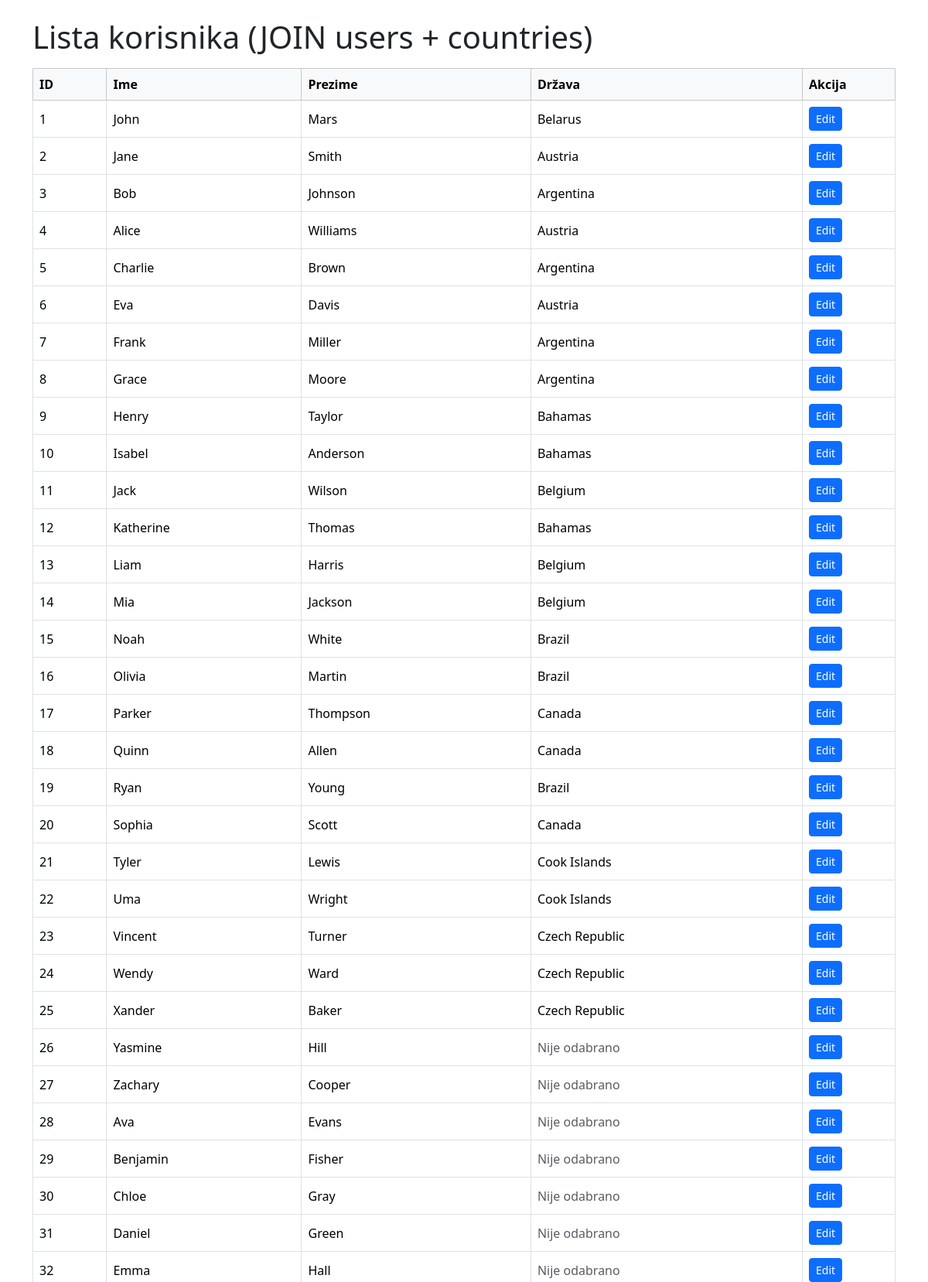
The app's page /vjezba18/vjezba18.php (upper part) with its own data.
### tables this page shows
CREATE TABLE `users` (
  `id` int(11) NOT NULL,
  `user_firstname` varchar(255) NOT NULL,
  `user_lastname` varchar(255) NOT NULL,
  `country_code` varchar(2) NOT NULL
);

CREATE TABLE `countries` (
  `country_code` varchar(2) NOT NULL DEFAULT '',
  `country_name` varchar(100) NOT NULL DEFAULT ''
);

### vjezba18/vjezba18.php (the view, shortened to what this page needs)
<?php
$MySQL = mysqli_connect("localhost","root","","vjezba17") or die("DB connect error: " . mysqli_connect_error());
$query = "
  SELECT
    u.id,
    u.user_firstname,
    u.user_lastname,
    u.country_code,
    c.country_name
  FROM users u
  LEFT JOIN countries c ON c.country_code = u.country_code
  ORDER BY u.id
";
$result = mysqli_query($MySQL, $query) or die("Query error: " . mysqli_error($MySQL));
?>
<!DOCTYPE html>
<html lang="hr">
<head>
  <link href="https://cdn.jsdelivr.net/npm/bootstrap@5.3.2/dist/css/bootstrap.min.css" rel="stylesheet">
</head>
<body>
<div class="container py-4">
  <h1 class="mb-3">Lista korisnika (JOIN users + countries)</h1>
  <div class="table-responsive">
    <table class="table table-bordered table-hover align-middle">
      <thead class="table-light">
        <tr>
          <th>ID</th>
          <th>Ime</th>
          <th>Prezime</th>
          <th>Država</th>
          <th>Akcija</th>
        </tr>
      </thead>
      <tbody>
        <?php while($row = mysqli_fetch_assoc($result)): ?>
          <tr>
            <td><?= (int)$row["id"] ?></td>
            <td><?= htmlspecialchars($row["user_firstname"]) ?></td>
            <td><?= htmlspecialchars($row["user_lastname"]) ?></td>
            <td>
              <?= $row["country_name"] ? htmlspecialchars($row["country_name"]) : "<span class='text-muted'>Nije odabrano</span>" ?>
            </td>
            <td style="width:120px;">
              <a class="btn btn-sm btn-primary" href="edit_user.php?id=<?= (int)$row["id"] ?>">Edit</a>
            </td>
          </tr>
        <?php endwhile; ?>
      </tbody>
    </table>
  </div>
</div>
</body>
</html>

### records on screen
users: id "1", user_firstname "John", user_lastname "Mars", countries.country_name "Belarus"
users: id "2", user_firstname "Jane", user_lastname "Smith", countries.country_name "Austria"
users: id "3", user_firstname "Bob", user_lastname "Johnson", countries.country_name "Argentina"
users: id "4", user_firstname "Alice", user_lastname "Williams", countries.country_name "Austria"
users: id "5", user_firstname "Charlie", user_lastname "Brown", countries.country_name "Argentina"
users: id "6", user_firstname "Eva", user_lastname "Davis", countries.country_name "Austria"
users: id "7", user_firstname "Frank", user_lastname "Miller", countries.country_name "Argentina"
users: id "8", user_firstname "Grace", user_lastname "Moore", countries.country_name "Argentina"
users: id "9", user_firstname "Henry", user_lastname "Taylor", countries.country_name "Bahamas"
users: id "10", user_firstname "Isabel", user_lastname "Anderson", countries.country_name "Bahamas"
users: id "11", user_firstname "Jack", user_lastname "Wilson", countries.country_name "Belgium"
users: id "12", user_firstname "Katherine", user_lastname "Thomas", countries.country_name "Bahamas"
users: id "13", user_firstname "Liam", user_lastname "Harris", countries.country_name "Belgium"
users: id "14", user_firstname "Mia", user_lastname "Jackson", countries.country_name "Belgium"
users: id "15", user_firstname "Noah", user_lastname "White", countries.country_name "Brazil"
users: id "16", user_firstname "Olivia", user_lastname "Martin", countries.country_name "Brazil"
users: id "17", user_firstname "Parker", user_lastname "Thompson", countries.country_name "Canada"
users: id "18", user_firstname "Quinn", user_lastname "Allen", countries.country_name "Canada"
users: id "19", user_firstname "Ryan", user_lastname "Young", countries.country_name "Brazil"
users: id "20", user_firstname "Sophia", user_lastname "Scott", countries.country_name "Canada"
users: id "21", user_firstname "Tyler", user_lastname "Lewis", countries.country_name "Cook Islands"
users: id "22", user_firstname "Uma", user_lastname "Wright", countries.country_name "Cook Islands"
users: id "23", user_firstname "Vincent", user_lastname "Turner", countries.country_name "Czech Republic"
users: id "24", user_firstname "Wendy", user_lastname "Ward", countries.country_name "Czech Republic"
users: id "25", user_firstname "Xander", user_lastname "Baker", countries.country_name "Czech Republic"
users: id "26", user_firstname "Yasmine", user_lastname "Hill", shows "Nije odabrano"
users: id "27", user_firstname "Zachary", user_lastname "Cooper", shows "Nije odabrano"
users: id "28", user_firstname "Ava", user_lastname "Evans", shows "Nije odabrano"
users: id "29", user_firstname "Benjamin", user_lastname "Fisher", shows "Nije odabrano"
users: id "30", user_firstname "Chloe", user_lastname "Gray", shows "Nije odabrano"
users: id "31", user_firstname "Daniel", user_lastname "Green", shows "Nije odabrano"
users: id "32", user_firstname "Emma", user_lastname "Hall", shows "Nije odabrano"
